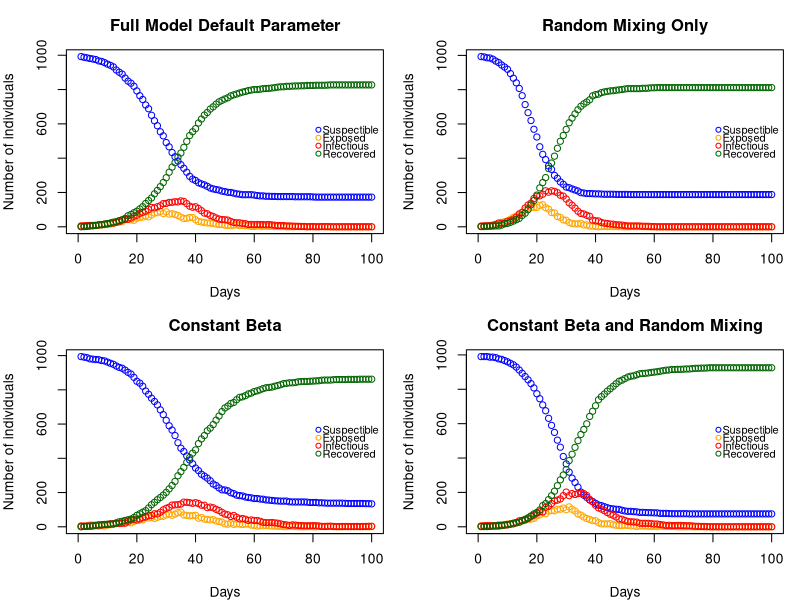

Reproduce this figure in R.
# PROJECT 2 - EXTENDED STATISTICAL PROGRAMMING =================================

# Group 12 
# Aseel Alghamdi : S2901228
# Fenanda Dwitha Kurniasari : S2744048
# Nurmawiya : S2822251

# Aseel : create n people and its household, contact network, cross-check 
#         the entire code & revise comments
# Fenanda : create plot function, compare the model, cross-check the entire code
#           and revise comments
# Nurmawiya : create nseir function, cross-check code, cross-check the entire 
#             code and revise comments

# SEIR (Susceptible, Exposed, Infections, Recovered) Model Simulation
# Goals : create a model and how its use to investigate the role of household
#         and network structure on epidemic dynamics.


# 1) Create n people assigned to corresponding household where maximum size is 5
  n <- 1000 #population size
  hmax <- 5 #maximum household size
  #creating n vector of which the number refers to household
  #-and the occurrences refers to size of corresponding household
  set.seed(3)
  h <- rep(1:n, times = sample(1:hmax, n, replace=TRUE))[1:n]

# 2) Contact network
get.net <- function (beta, nc=15, h) {
  # Function to create links (daily contacts) for each person
  # nc: average number of contacts per person
  # beta: sociability parameter, higher means more likely to form links
  
  # output: list of connected networks from each person
  n <- length(beta)
  beta_bar <- mean(beta) #mean sociability parameter
  links <- vector("list", n) #set null vector for links of each person
  
  for (i in 1:(n-1)) { #loop over person i from 1 to n-1
    for (j in (i+1):n) { #loop over person j from i+1 to n to avoid duplicates
      if (h[i] != h[j]) { #only connect if they are not in the same household
        #prob that i and j have contact (daily link)
        p_link <- nc * beta[i] * beta[j] / (beta_bar^2 * (n - 1))
        
        #If daily link of i and j person > random value U(0,1),
        #then create a link between i and j
        if (runif(1) < p_link) {
          links[[i]] <- c(links[[i]], j) #Store j into list who connects with i
          links[[j]] <- c(links[[j]], i) #Store i in j's list of contacts 
        }
      }
    }
  }
  return(links) #return the list of daily contacts for each person
} ## get.net

# 3) nseir function
nseir <- function(beta, h, alink, alpha=c(.1, .01, .01),
                  delta=.2, gamma=.4, nc=15, nt=100, pinf=.005){
  # SEIR stochastic simulation model
  # beta: sociability parameter of each person
  # h: household list
  # alink: list of regular contacts of each person returned by get.net
  # alpha[1]: daily prob i infecting j if in same household (alpha h)
  # alpha[2]: daily prob i infecting j if in regular contact (alpha c)
  # alpha[3]: daily prob i infecting j through random mixing (alpha r)
  # delta: daily prob I -> R
  # gamma: daily prob E -> I
  # nc: average number of daily contacts for each person
  # nt: number of days to simulate
  # pinf: proportion of the initial population to randomly start in the I state
  
  # output : nt x 5 matrix contains the number of people across states (S,E,I,R) 
  #          in each days (from 1st day to nt(100th) day). It depicts the 
  #          dynamic change in the number of people in each states based on 
  #          their daily network (from same household and daily contact) and 
  #          random mixing (Irrespective of household or regular network 
  #          relations)
  
  n <- length(beta) #population size
  state <- rep("S", n) #initialize susceptible
  state[sample(1:n, pinf * n)] <- "I" #randomly choose initial in the I state
  
  res <- matrix(0, nrow = nt, ncol = 4) #set up storage for pop in each state
  colnames(res) <- c("S", "E", "I", "R") #naming the column
  
  beta_bar <- mean(beta) #mean sociability parameter
  
  for (t in 1:nt) { #simulate over nt days
    newE <- rep(FALSE, n) #to record who becomes exposed
    #using random deviates: runif(n)
    newI <- (state == "E") & (runif(n) < gamma) #E -> I with prob gamma
    newR <- (state == "I") & (runif(n) < delta) #I -> R with prob delta
    
    #Loop over each infectious person to spread infection
    for (i in which(state == "I")) {
      # household infections: infect susceptible in same household
      hh_members <- which(h == h[i] & state == "S")
      newE[hh_members] <- newE[hh_members]|(runif(length(hh_members))< alpha[1])
      
      # network infections: infect regular contacts from alink
      contacts <- alink[[i]]
      contacts <- contacts[state[contacts] == "S"]
      newE[contacts] <- newE[contacts] | (runif(length(contacts)) < alpha[2])
      
      # random mixing: infect random susceptible
      targets <- which(state == "S")
      #S -> E
      p_random <- alpha[3]*nc*beta[i]*beta[targets]/(beta_bar^2 * (n - 1))
      newE[targets] <- newE[targets] | (runif(length(targets)) < p_random)
    }
    
    #update states based on new infections
    state[newE & state == "S"] <- "E"
    state[newI] <- "I"
    state[newR] <- "R"
    
    #record daily counts of each state
    res[t, ] <- table(factor(state, levels = c("S", "E", "I", "R")))
  }
  
  #returns a list of elements S, E, I, R
  return(data.frame(t = 1:nt, res))
} ## nseir

# 4) Function Plot
dyn.plot <- function(res, title = "SEIR Dynamics") {
  # Function to create dynamics plot of the simulated population in each states
  
  # x-axis : days to simulate (from 1 to 100)
  # y-axis : number of individuals per states
  #          explanation of y-axis
  #          ---------------------|
  #          at the initial day, number of susceptible individual is the largest
  #          total individuals in all states S+E+I+R = 1000
  #          these numbers would dynamically change day by day in each states
  #          depend on the defined models
  
  # input : nseir model from function nseir 
  # output : Dynamic Plot days vs number of individuals per states

  # Plot the states in S(susceptible)
  # Create the base plot
  plot(res$t, res$S, type = "p", ##plot day vs number of suspectible 
       ylim = c(0, max(res$S)), xlim = c(0, max(res$t)), ## set maximum range
       xlab = "Days", ylab = "Number of individuals", ##labelling the plot
       col = "blue", pch = 1, main = title) ##color and type of points in plot
  
  # Add points for each states
  points(res$t, res$E, col = "orange", pch = 1) ##add states 
  points(res$t, res$I, col = "red", pch = 1)
  points(res$t, res$R, col = "darkgreen", pch = 1)
  
  # Add legend
  legend(
    "right",        
    legend = c("Suspectible", "Exposed", "Infectious", "Recovered"),
    col = c("blue", "orange", "red", "darkgreen"),
    pch = 1, bty = "n", ##type of points and no box legend 
    cex = 0.8,       ## smaller text
    pt.cex = 0.8,    ## smaller symbols
    y.intersp = 0.6, ## spacing horizontal
    x.intersp = 0.4  ## spacing between symbol and text 
  )
} ## dyn.plot


# 5) Comparing Model
  # Setting up beta vector and alink pairs
  # beta is vector of n values (n = 1000) ~ U(0,1)
  # alink contains list of network made per each person 
  set.seed(345) ## to ensure we get same vector values of beta for all model
  beta <- runif(n); alink <- get.net(beta, nc = 15, h = h)

  # Scenario 1: Full model with default parameters
  res1 <- nseir(beta, h, alink)

  # Scenario 2: Random mixing - Setting alpha[1] = alpha[2] = 0 and 
  #             alpha[3] = 0.04
  res2 <- nseir(beta, h, alink, alpha = c(0, 0, 0.04))

  # Scenario 3: Full model with constant beta (beta vector = average beta)
  res3 <- nseir(rep(mean(beta), n), h, alink)

  # Scenario 4: Constant beta + random mixing
  res4 <- nseir(rep(mean(beta), n), h, alink, alpha = c(0, 0, 0.04))

  # Plot all scenarios 
  par(mfrow = c(2, 2), mar = c(4, 4, 3, 1)) 
  dyn.plot(res1, "Full Model Default Parameter")
  dyn.plot(res2, "Random Mixing Only")
  dyn.plot(res3, "Constant Beta")
  dyn.plot(res4, "Constant Beta and Random Mixing")
